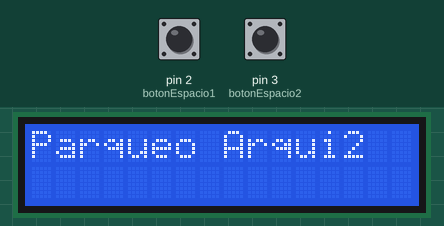
Bench run of a sketch on a simulated Arduino Uno, built with avr-gcc and run on an emulated ATmega328P. On the bench: 16×2 character LCD. Inputs (shaded band) come from the test bench; at power-on: pin 2 (botonEspacio1) HIGH, pin 3 (botonEspacio2) HIGH. What the sketch prints to the serial monitor is not drawn.

Above: at 2.2 s.
2.3 s: pin 2 (botonEspacio1) pulled LOW for 0.15 s
At 3.5 s:
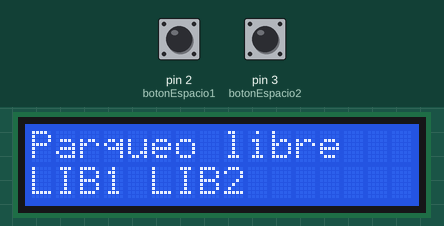
4.1 s: pin 3 (botonEspacio2) pulled LOW for 0.15 s
At 4.34 s:
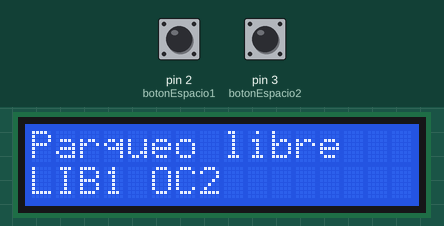
5.9 s: pin 3 (botonEspacio2) pulled LOW for 3.2 s
10.7 s: pin 2 (botonEspacio1) pulled LOW for 3.2 s
At 11.2 s:
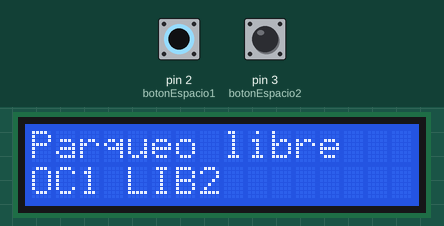
15.4 s: pin 2 (botonEspacio1) driven LOW and pin 3 (botonEspacio2) driven LOW
At 15.8 s:
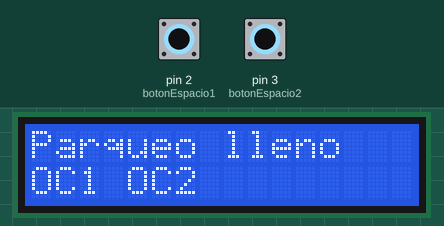
Timing chart, 0 to 18.0 s (numbered marks = the images above; inputs shaded):
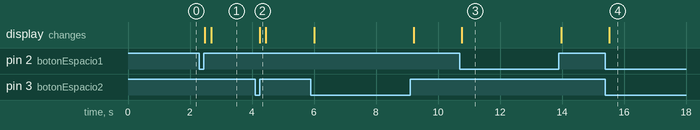

Measured:
- after the input at 2.3 s, the display: first changes after 0.18 s (image 1 shows a later state)
- after the input at 4.1 s, the display: changes after 0.14 s (image 2)
- after the input at 10.7 s, the display: changes after 0.07 s (image 3)
- after the input at 15.4 s, the display: changes after 0.13 s (image 4)

The sketch:

EjemploLCD.ino
```cpp
#include <LiquidCrystal_I2C.h>
#include <SoftwareSerial.h>

// -------- LCD --------
LiquidCrystal_I2C lcd(0x3F, 16, 2);

// -------- Pines --------
const int botonEspacio1 = 2;
const int botonEspacio2 = 3;

// UART hacia ESP32
#define RX_ESP 10
#define TX_ESP 11
SoftwareSerial espSerial(RX_ESP, TX_ESP);

// -------- Variables --------
bool espacioOcupado1 = false;
bool espacioOcupado2 = false;

void setup(){

  pinMode(botonEspacio1, INPUT_PULLUP);
  pinMode(botonEspacio2, INPUT_PULLUP);

  Serial.begin(9600);
  espSerial.begin(9600);

  lcd.init();
  lcd.backlight();
  lcd.setCursor(0, 0);
  lcd.print("Parqueo Arqui2");
  delay(1000);
}

void loop(){

  bool nuevoEspacio1 = (digitalRead(botonEspacio1) == LOW);
  bool nuevoEspacio2 = (digitalRead(botonEspacio2) == LOW);

  if(nuevoEspacio1 != espacioOcupado1 || nuevoEspacio2 != espacioOcupado2){

    espacioOcupado1 = nuevoEspacio1;
    espacioOcupado2 = nuevoEspacio2;

    // -------- LCD --------
    lcd.clear();
    lcd.setCursor(0, 0);

    if (espacioOcupado1 && espacioOcupado2) {
      lcd.print("Parqueo lleno");
    } else {
      lcd.print("Parqueo libre");
    }

    lcd.setCursor(0,1);
    lcd.print(espacioOcupado1 ? "OC1 " : "LIB1 ");
    lcd.print(espacioOcupado2 ? "OC2 " : "LIB2 ");

    // -------- Enviar JSON al ESP32 --------
    String datos = "{\"espacio1\":" + String(espacioOcupado1 ? 1 : 0) +
                   ",\"espacio2\":" + String(espacioOcupado2 ? 1 : 0) + "}\n";

    espSerial.print(datos);
    Serial.println("Enviado -> " + datos);
  }

  delay(150);
}
```
